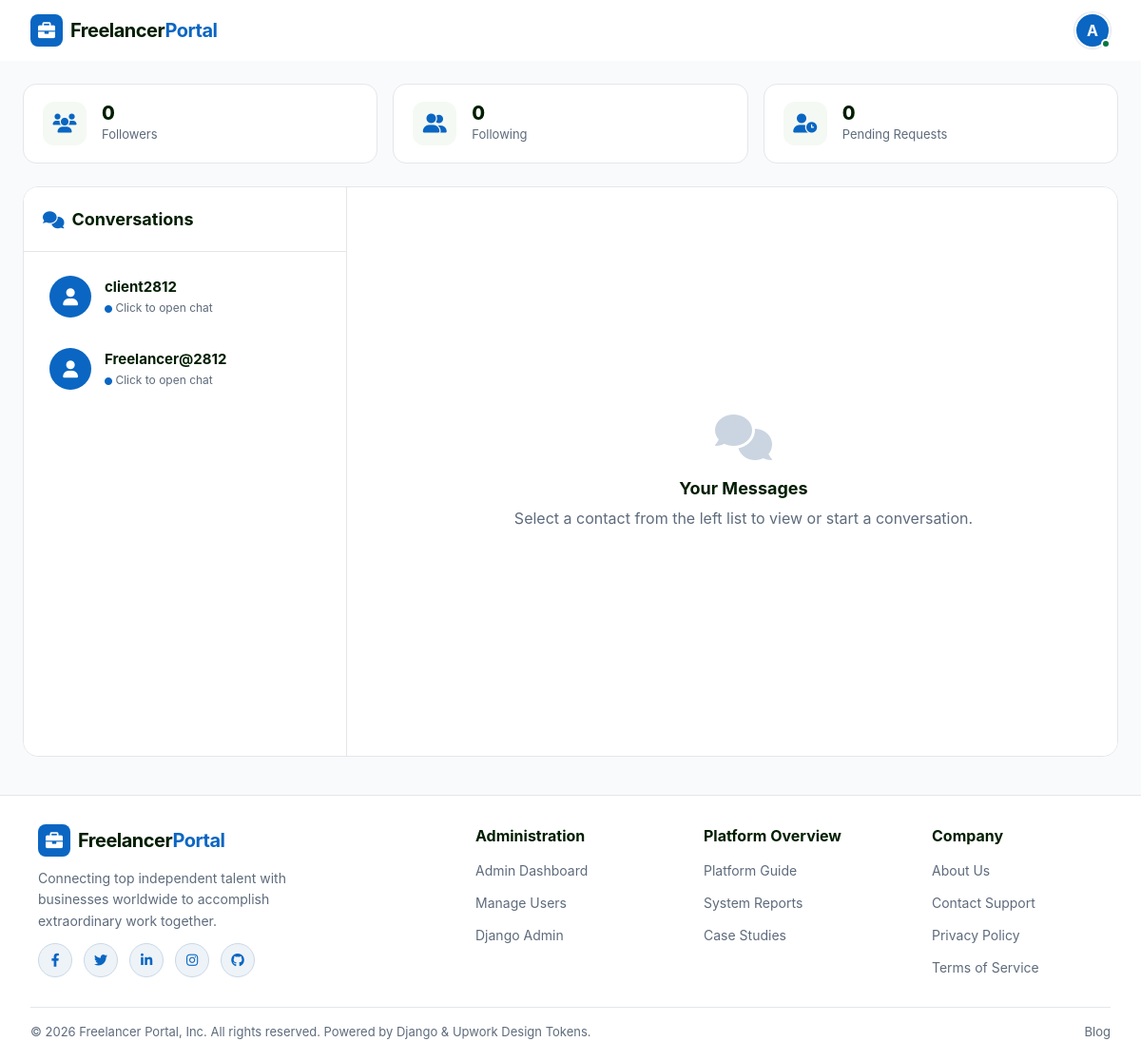
The app's page /messages/ (signed in) with its own data.
### accounts/models.py (models this page shows, shortened)
class User(AbstractUser):
    ROLE_CHOICES = (
        ('client', 'Client'),
        ('freelancer', 'Freelancer'),
    )
    username = models.CharField(max_length=150, unique=True)
    email = models.EmailField(unique=True)
    phone = models.CharField(max_length=15, unique=True)
    role = models.CharField(max_length=20, choices=ROLE_CHOICES)
    is_verified = models.BooleanField(default=False)  # ✅ ADD THIS
    USERNAME_FIELD = 'email'
    REQUIRED_FIELDS = ['username', 'phone']
    @property
    def get_profile_picture(self):
        try:
            if hasattr(self, 'freelancerprofile') and self.freelancerprofile.profile_picture:
                return self.freelancerprofile.profile_picture
        except Exception:
            pass
        return None

### messages_app/views.py (the view)
# urls.py: path('', views.chat_home, name='chat_home'),
@login_required
def chat_home(request):
    if request.user.is_staff:
        users = User.objects.exclude(id=request.user.id)
    elif request.user.role == "client":
        users = User.objects.filter(
            role="freelancer"
        )
    elif request.user.role == "freelancer":
        users = User.objects.filter(
            role="client"
        )
    else:
        users = User.objects.none()
    return render(request, 'messages/chat_home.html', {
        'users': users
    })

### accounts/context_processors.py (called while the page is built)
def notifications(request):
    if request.user.is_authenticated:
        user_notifications = Notification.objects.filter(user=request.user).order_by('-created_at')[:10]
        unread_count = Notification.objects.filter(user=request.user, is_read=False).count()
        return {
            'notifications': user_notifications,
            'unread_notifications_count': unread_count
        }
    return {
        'notifications': [],
        'unread_notifications_count': 0
    }

### templates/messages/chat_home.html (shortened to what this page needs)
{% load static %}
<!DOCTYPE html>
<html lang="en">
<head>
    <link rel="stylesheet" href="https://cdnjs.cloudflare.com/ajax/libs/font-awesome/6.0.0/css/all.min.css">
</head>
<body>
{% include 'includes/header.html' %}
<div class="chat-page-container">
    <div class="chat-stats-grid">
        <a href="{% url 'accounts:followers' %}" class="chat-stat-card">
            <div class="chat-stat-icon"><i class="fas fa-users"></i></div>
            <div class="chat-stat-info">
                <h4>{{ followers.count|default:"0" }}</h4>
                <p>Followers</p>
            </div>
        </a>
        <a href="{% url 'accounts:following' %}" class="chat-stat-card">
            <div class="chat-stat-icon"><i class="fas fa-user-friends"></i></div>
            <div class="chat-stat-info">
                <h4>{{ following.count|default:"0" }}</h4>
                <p>Following</p>
            </div>
        </a>
        <a href="{% url 'accounts:pending_requests' %}" class="chat-stat-card">
            <div class="chat-stat-icon"><i class="fas fa-user-clock"></i></div>
            <div class="chat-stat-info">
                <h4>{{ pending_requests_count|default:"0" }}</h4>
                <p>Pending Requests</p>
            </div>
        </a>
    </div>
    <div class="chat-workspace-grid">
        <aside class="conversations-sidebar">
            <div class="conversations-header">
                <h3><i class="fas fa-comments" style="color:#0a66c2;"></i> Conversations</h3>
            </div>
            <div class="conversation-user-list">
                {% for user in users %}
                <a href="{% url 'chat_detail' user.id %}" class="user-conv-item {% if other_user and other_user.id == user.id %}active-chat{% endif %}">
                    <div class="conv-avatar-box">
                        <i class="fas fa-user"></i>
                    </div>
                    <div>
                        <div class="conv-user-name">{{ user.username }}</div>
                        <div class="conv-user-sub"><i class="fas fa-circle" style="color:#0a66c2; font-size:8px;"></i> Click to open chat</div>
                    </div>
                </a>
                {% empty %}
                <div style="text-align: center; padding: 40px 16px; color: #5e6b7c;">
                    <i class="fas fa-inbox" style="font-size: 32px; color: #cbd5e1; margin-bottom: 8px;"></i>
                    <p style="font-size: 13px;">No contacts found in network.</p>
                </div>
                {% endfor %}
            </div>
        </aside>
        <main class="chat-main-area">
            {% if other_user %}
            <div class="chat-area-header">
                <div class="chat-target-user">
                    <i class="fas fa-user-circle" style="color:#0a66c2; font-size:24px;"></i>
                    {{ other_user.username }}
                </div>
            </div>
            <div class="chat-messages-box" id="messagesBox">
                {% for msg in messages %}
                <div class="chat-bubble {% if msg.sender == request.user %}sent{% else %}received{% endif %}">
                    <div>{{ msg.message }}</div>
                    <div class="bubble-time-tag">{{ msg.timestamp|date:"h:i A" }}</div>
                </div>
                {% empty %}
                <div class="no-chat-selected-box">
                    <i class="fas fa-paper-plane"></i>
                    <p>No messages yet. Send a message to start the conversation!</p>
                </div>
                {% endfor %}
            </div>
            <form class="chat-input-form" method="POST" action="{% url 'chat_detail' other_user.id %}">
                {% csrf_token %}
                <input type="text" name="message" class="chat-input-field" placeholder="Write a message to {{ other_user.username }}..." required autocomplete="off">
                <button type="submit" class="chat-send-btn"><i class="fas fa-paper-plane"></i> Send</button>
            </form>
            {% else %}
            <div class="no-chat-selected-box">
                <i class="fas fa-comments"></i>
                <h4 style="font-size: 18px; color: #001e00; margin-bottom: 6px;">Your Messages</h4>
                <p>Select a contact from the left list to view or start a conversation.</p>
            </div>
            {% endif %}
        </main>
    </div>
</div>
{% include 'includes/footer.html' %}
</body>
</html>

### templates/includes/header.html (shortened to what this page needs)
{% load static %}
<header class="upwork-header">
  <div class="upwork-header-container">
    <div class="upwork-header-left">
      {% if request.user.is_authenticated %}
        {% if request.user.is_superuser %}
          <a href="{% url 'accounts:admin_home' %}" class="upwork-logo">
        {% elif request.user.role == 'client' %}
          <a href="{% url 'client:client_home' %}" class="upwork-logo">
        {% else %}
          <a href="{% url 'freelancer:freelancer_home' %}" class="upwork-logo">
        {% endif %}
      {% else %}
        <a href="{% url 'home' %}" class="upwork-logo">
      {% endif %}
        <span class="logo-icon"><i class="fas fa-briefcase"></i></span>
        <span class="logo-text">Freelancer<span class="logo-accent">Portal</span></span>
      </a>
    </div>
    <div class="upwork-header-right">
      {% if request.user.is_authenticated %}
      <div class="upwork-user-menu" onclick="toggleUpworkMenu(event)">
        <div class="user-avatar-circle" style="display: flex; align-items: center; justify-content: center; font-weight: 700; font-size: 16px; background: #0a66c2; color: white;">
          {% if request.user.get_profile_picture %}
          <img src="{{ request.user.get_profile_picture }}" alt="{{ request.user.username }}" style="width: 100%; height: 100%; object-fit: cover;">
          {% else %}
          {{ request.user.username|slice:":1"|upper }}
          {% endif %}
        </div>
        <span class="online-status-dot"></span>
      </div>
      {% else %}
      <a href="{% url 'accounts:login' %}" class="upwork-btn-link">Log In</a>
      <a href="{% url 'accounts:select_role' %}" class="upwork-btn-primary">Sign Up</a>
      {% endif %}
    </div>
  </div>
</header>
<link rel="stylesheet" href="https://cdnjs.cloudflare.com/ajax/libs/font-awesome/6.0.0/css/all.min.css" />

### templates/messages/chat_home.html (style rules this page uses)
* { box-sizing: border-box; margin: 0; padding: 0; }
body { background-color: #f9fafb; font-family: -apple-system, BlinkMacSystemFont, "Segoe UI", Roboto, "Helvetica Neue", sans-serif; color: #001e00; line-height: 1.5; }
.chat-page-container { max-width: 1280px; margin: 24px auto; padding: 0 24px; }
.chat-stats-grid { display: grid; grid-template-columns: repeat(auto-fit, minmax(220px, 1fr)); gap: 16px; margin-bottom: 24px; }
.chat-stat-card { background: #ffffff; border: 1px solid #e4e6eb; border-radius: 14px; padding: 18px 20px; display: flex; align-items: center; gap: 16px; text-decoration: none; color: #001e00; transition: border-color 0.2s ease, transform 0.2s ease, box-shadow 0.2s ease; }
.chat-stat-icon { width: 46px; height: 46px; border-radius: 12px; background: #f4f9f4; color: #0a66c2; display: flex; align-items: center; justify-content: center; font-size: 20px; }
.chat-stat-info h4 { font-size: 20px; font-weight: 800; color: #001e00; line-height: 1.1; }
.chat-stat-info p { font-size: 13px; color: #5e6b7c; margin-top: 2px; }
.chat-workspace-grid { display: grid; grid-template-columns: 340px 1fr; gap: 24px; background: #ffffff; border: 1px solid #e4e6eb; border-radius: 16px; overflow: hidden; min-height: 600px; }
.conversations-sidebar { border-right: 1px solid #e4e6eb; background: #ffffff; display: flex; flex-direction: column; }
.conversations-header { padding: 20px; border-bottom: 1px solid #e4e6eb; background: #ffffff; }
.conversations-header h3 { font-size: 18px; font-weight: 700; color: #001e00; display: flex; align-items: center; gap: 8px; }
.conversation-user-list { flex: 1; overflow-y: auto; padding: 12px; }
.user-conv-item { display: flex; align-items: center; gap: 14px; padding: 12px 14px; border-radius: 12px; text-decoration: none; color: #001e00; margin-bottom: 6px; transition: background 0.15s ease, border-color 0.15s ease; border: 1px solid transparent; }
.conv-avatar-box { width: 44px; height: 44px; border-radius: 50%; background: #0a66c2; color: white; display: flex; align-items: center; justify-content: center; font-size: 18px; font-weight: 700; flex-shrink: 0; position: relative; }
.conv-user-name { font-size: 15px; font-weight: 700; color: #001e00; margin-bottom: 2px; }
.conv-user-sub { font-size: 12px; color: #5e6b7c; }
.chat-main-area { display: flex; flex-direction: column; background: #ffffff; }
.no-chat-selected-box { display: flex; flex-direction: column; align-items: center; justify-content: center; height: 100%; padding: 40px; text-align: center; color: #5e6b7c; }
.no-chat-selected-box i { font-size: 48px; color: #cbd5e1; margin-bottom: 16px; }

### templates/includes/header.html (style rules this page uses)
* { box-sizing: border-box; margin: 0; padding: 0; }
body { background-color: #f9fafb; font-family: 'Inter', -apple-system, BlinkMacSystemFont, "Segoe UI", Roboto, sans-serif; color: #001e00; }
.upwork-header { background: #ffffff; border-bottom: none; position: sticky; top: 0; z-index: 1000; height: 64px; display: flex; align-items: center; box-shadow: none; }
.upwork-header-container { width: 100%; max-width: 1400px; margin: 0 auto; padding: 0 32px; display: flex; justify-content: space-between; align-items: center; }
.upwork-header-left { display: flex; align-items: center; gap: 32px; }
.upwork-logo { display: flex; align-items: center; gap: 8px; text-decoration: none; }
.logo-icon { background: #0a66c2; color: #ffffff; width: 34px; height: 34px; border-radius: 8px; display: flex; align-items: center; justify-content: center; font-size: 18px; }
.logo-text { font-size: 20px; font-weight: 700; color: #001e00; letter-spacing: -0.5px; }
.logo-accent { color: #0a66c2; }
.upwork-header-right { display: flex; align-items: center; gap: 16px; }
.upwork-user-menu { position: relative; cursor: pointer; }
.user-avatar-circle { width: 38px; height: 38px; border-radius: 50%; background: #0a66c2; color: white; display: flex; align-items: center; justify-content: center; font-size: 16px; font-weight: 600; overflow: hidden; border: 2px solid #ffffff; box-shadow: 0 0 0 1px #e4e6eb; }
.online-status-dot { position: absolute; bottom: 0; right: 0; width: 10px; height: 10px; background: #057642; border: 2px solid #ffffff; border-radius: 50%; }

### records on screen
User: user.username "A"
User: username "client2812"
User: username "Freelancer@2812"

### other values on screen
{{ followers.count|default:"0" }} "0"
{{ following.count|default:"0" }} "0"
{{ pending_requests_count|default:"0" }} "0"
